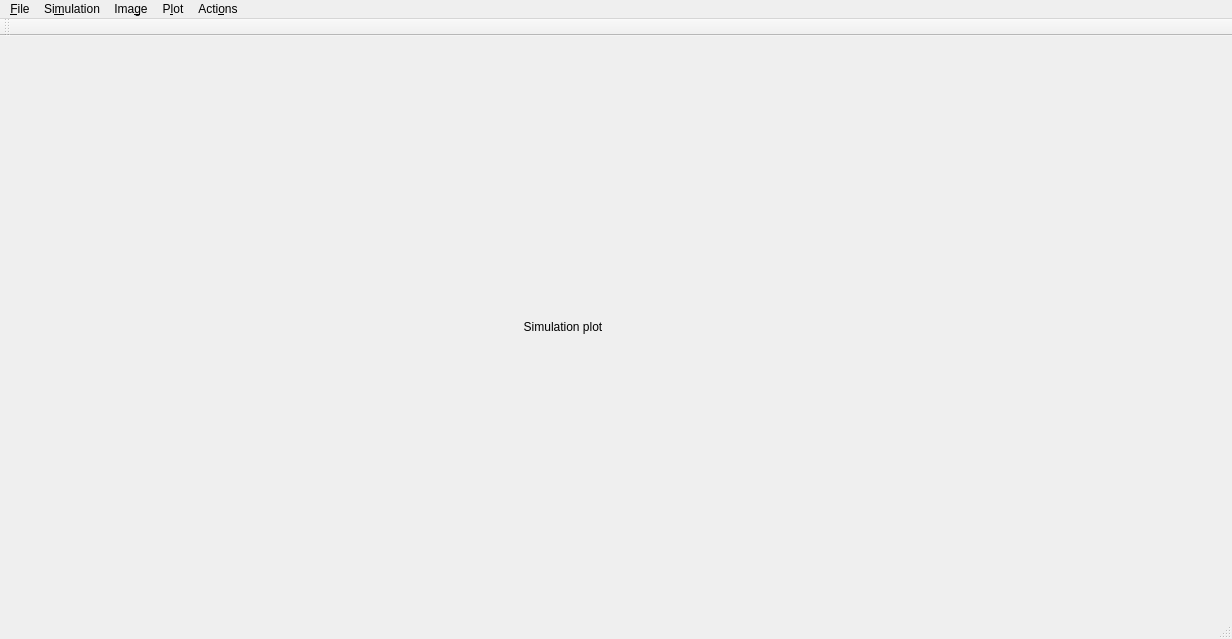
<?xml version="1.0" encoding="UTF-8"?>
<ui version="4.0">
 <class>MainWindow</class>
 <widget class="QMainWindow" name="MainWindow">
  <property name="geometry">
   <rect>
    <x>0</x>
    <y>0</y>
    <width>1232</width>
    <height>639</height>
   </rect>
  </property>
  <property name="windowTitle">
   <string>Electrostatic E-Field simulator</string>
  </property>
  <widget class="QWidget" name="centralWidget">
   <layout class="QGridLayout" name="gridLayout_2">
    <item row="0" column="0">
     <layout class="QGridLayout" name="gridLayout">
      <item row="0" column="0">
       <widget class="MouseEventLabel" name="graphicsLabel">
        <property name="sizePolicy">
         <sizepolicy hsizetype="Preferred" vsizetype="Preferred">
          <horstretch>0</horstretch>
          <verstretch>0</verstretch>
         </sizepolicy>
        </property>
        <property name="minimumSize">
         <size>
          <width>1</width>
          <height>1</height>
         </size>
        </property>
        <property name="mouseTracking">
         <bool>true</bool>
        </property>
        <property name="text">
         <string>Simulation plot</string>
        </property>
        <property name="alignment">
         <set>Qt::AlignCenter</set>
        </property>
       </widget>
      </item>
      <item row="0" column="1">
       <widget class="HeatLegendWidget" name="heatMapLegend" native="true">
        <property name="minimumSize">
         <size>
          <width>100</width>
          <height>0</height>
         </size>
        </property>
        <property name="maximumSize">
         <size>
          <width>100</width>
          <height>16777215</height>
         </size>
        </property>
       </widget>
      </item>
     </layout>
    </item>
   </layout>
  </widget>
  <widget class="QMenuBar" name="menuBar">
   <property name="geometry">
    <rect>
     <x>0</x>
     <y>0</y>
     <width>1232</width>
     <height>32</height>
    </rect>
   </property>
   <widget class="QMenu" name="menuSimulation">
    <property name="title">
     <string>Si&amp;mulation</string>
    </property>
    <addaction name="actionStart"/>
    <addaction name="actionS_top"/>
   </widget>
   <widget class="QMenu" name="menuImage">
    <property name="title">
     <string>Ima&amp;ge</string>
    </property>
    <addaction name="actionSave_Image"/>
   </widget>
   <widget class="QMenu" name="menuPlot">
    <property name="title">
     <string>P&amp;lot</string>
    </property>
    <addaction name="actionGradient"/>
    <addaction name="actionStepped"/>
    <addaction name="actionRedraw"/>
   </widget>
   <widget class="QMenu" name="menuActions">
    <property name="title">
     <string>Acti&amp;ons</string>
    </property>
    <addaction name="actionPlace_Node"/>
    <addaction name="actionPlace_L"/>
    <addaction name="actionDelete_element"/>
    <addaction name="action_Edit_selected_element"/>
   </widget>
   <widget class="QMenu" name="menu_File">
    <property name="title">
     <string>&amp;File</string>
    </property>
    <addaction name="action_New"/>
    <addaction name="action_Open"/>
    <addaction name="action_Save_as"/>
   </widget>
   <addaction name="menu_File"/>
   <addaction name="menuSimulation"/>
   <addaction name="menuImage"/>
   <addaction name="menuPlot"/>
   <addaction name="menuActions"/>
  </widget>
  <widget class="QToolBar" name="mainToolBar">
   <attribute name="toolBarArea">
    <enum>TopToolBarArea</enum>
   </attribute>
   <attribute name="toolBarBreak">
    <bool>false</bool>
   </attribute>
  </widget>
  <widget class="QStatusBar" name="statusBar"/>
  <action name="actionStart">
   <property name="text">
    <string>&amp;Start</string>
   </property>
   <property name="shortcut">
    <string>F5</string>
   </property>
  </action>
  <action name="actionS_top">
   <property name="text">
    <string>S&amp;top</string>
   </property>
   <property name="shortcut">
    <string>Shift+F5</string>
   </property>
  </action>
  <action name="actionSave_Image">
   <property name="text">
    <string>Save &amp;Image</string>
   </property>
  </action>
  <action name="actionGradient">
   <property name="checkable">
    <bool>true</bool>
   </property>
   <property name="text">
    <string>&amp;Gradient</string>
   </property>
   <property name="shortcut">
    <string>G</string>
   </property>
  </action>
  <action name="actionStepped">
   <property name="checkable">
    <bool>true</bool>
   </property>
   <property name="checked">
    <bool>true</bool>
   </property>
   <property name="text">
    <string>&amp;Stepped</string>
   </property>
   <property name="shortcut">
    <string>S</string>
   </property>
  </action>
  <action name="actionRedraw">
   <property name="text">
    <string>&amp;Redraw</string>
   </property>
  </action>
  <action name="actionPlace_Node">
   <property name="text">
    <string>Place &amp;Node</string>
   </property>
   <property name="shortcut">
    <string>N</string>
   </property>
  </action>
  <action name="actionPlace_L">
   <property name="text">
    <string>Place &amp;Line</string>
   </property>
   <property name="shortcut">
    <string>L</string>
   </property>
  </action>
  <action name="actionDelete_element">
   <property name="text">
    <string>&amp;Delete element</string>
   </property>
   <property name="shortcut">
    <string>Del</string>
   </property>
  </action>
  <action name="action_Edit_selected_element">
   <property name="text">
    <string>&amp;Edit selected element</string>
   </property>
   <property name="shortcut">
    <string>E</string>
   </property>
  </action>
  <action name="action_New">
   <property name="text">
    <string>&amp;New</string>
   </property>
   <property name="shortcut">
    <string>Ctrl+N</string>
   </property>
  </action>
  <action name="action_Open">
   <property name="text">
    <string>&amp;Open...</string>
   </property>
   <property name="shortcut">
    <string>Ctrl+O</string>
   </property>
  </action>
  <action name="action_Save_as">
   <property name="text">
    <string>&amp;Save as...</string>
   </property>
  </action>
 </widget>
 <layoutdefault spacing="6" margin="11"/>
 <customwidgets>
  <customwidget>
   <class>MouseEventLabel</class>
   <extends>QLabel</extends>
   <header>mouseeventlabel.h</header>
  </customwidget>
  <customwidget>
   <class>HeatLegendWidget</class>
   <extends>QWidget</extends>
   <header>heatlegendwidget.h</header>
   <container>1</container>
  </customwidget>
 </customwidgets>
 <resources/>
 <connections/>
</ui>
